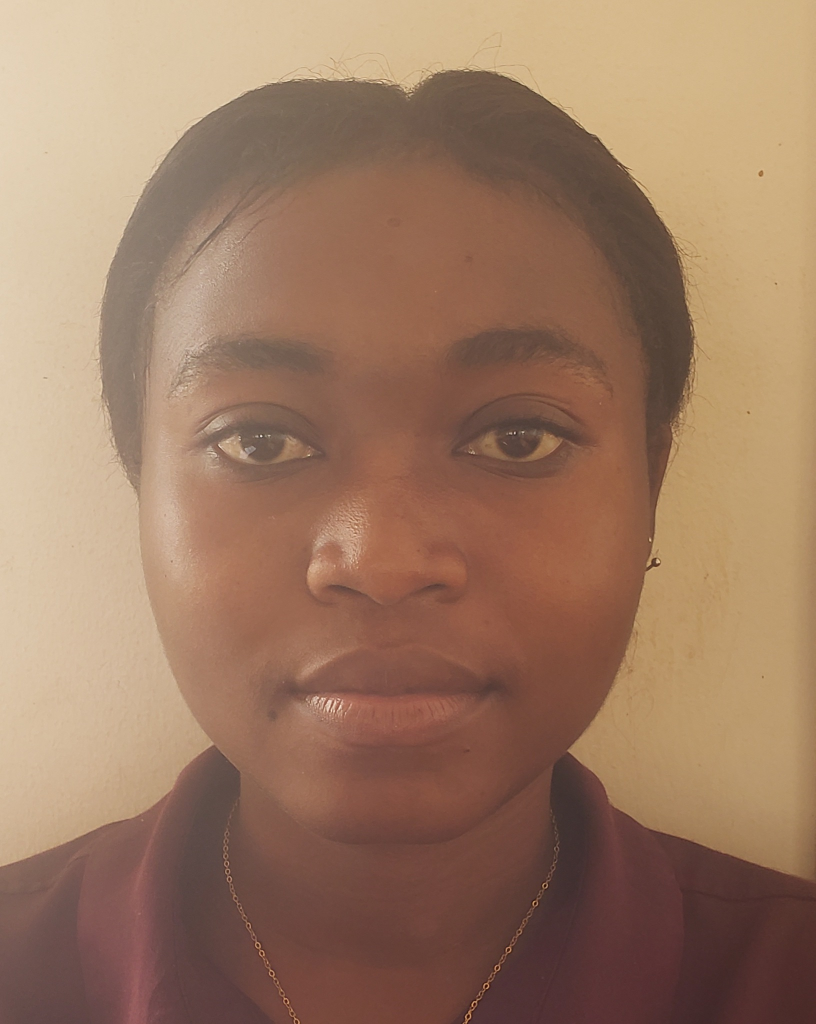
#> input picture test2.jpg, 1631 x 2048 px (shown at 1/2 size)
$ python face_detector.py
#> lines starting #> are read from the running program, lines starting #| are printed output that depends on the picture; after the words box and inside, x2 and y2 are one past the last pixel; in counts of white or black regions, pixels touching at a corner belong together
import cv2 # type: ignore

trained_modal = cv2.CascadeClassifier("haarcascade_frontalface_default.xml")
img = cv2.imread("test2.jpg")
#> img is the input picture: shape (2048, 1631, 3); mean B, G, R 98.7, 122.1, 156.3

gray = cv2.cvtColor(img, cv2.COLOR_BGR2GRAY)
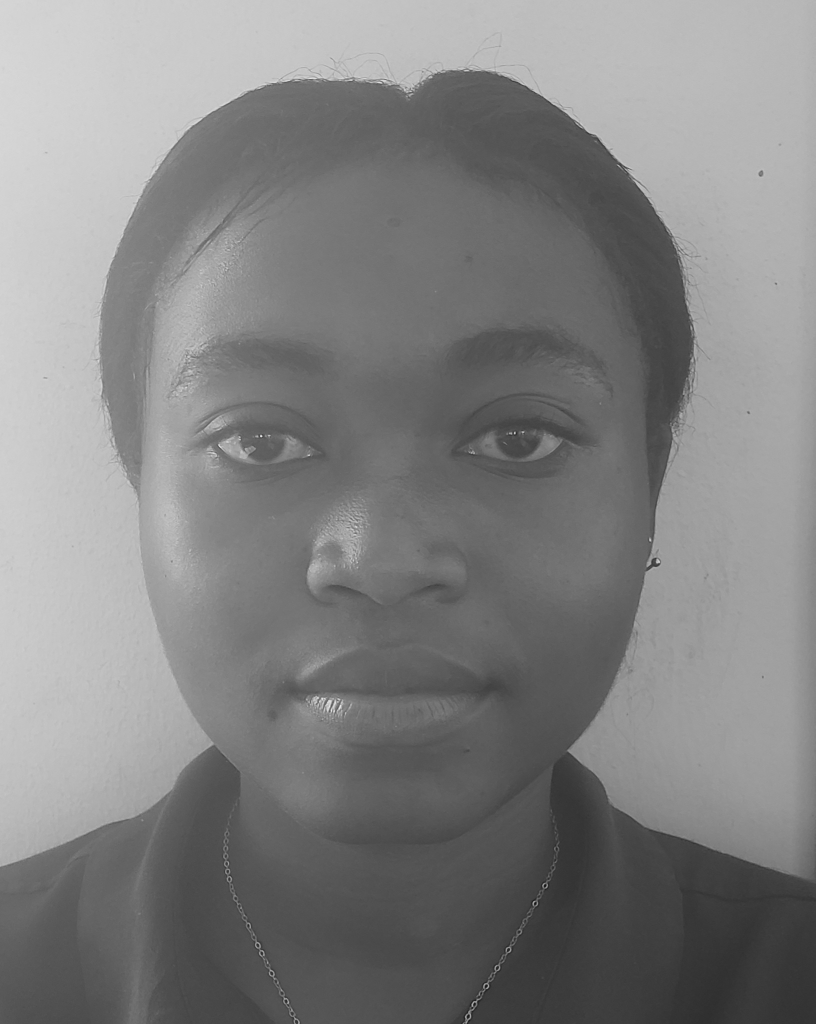
#> gray: shape (2048, 1631) (shown at 1/2 size); min 18, max 241, mean 129.7

face_detect = trained_modal.detectMultiScale(gray)
#> face_detect = [[148, 379, 1262, 1262]]

print(face_detect)
#| [[ 148  379 1262 1262]]
for (x, y, w, h) in face_detect:
    cv2.rectangle(img, (x, y), (x+w, y+h), (25, 232,186), 5)
#> this loop made 1 pass
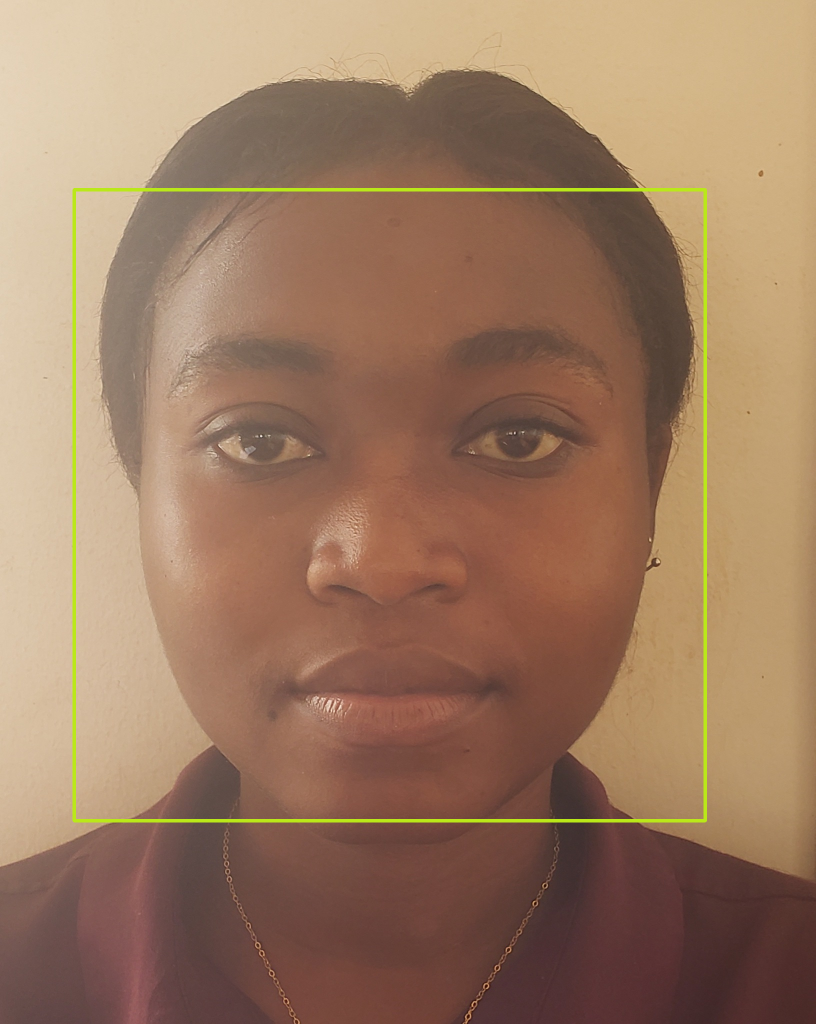
#> img: shape (2048, 1631, 3) (shown at 1/2 size); 1.06% of pixels changed, all inside (x1, y1, x2, y2) = (145, 376, 1414, 1645)

cv2.imshow("image Detector", img)
key = cv2.waitKey()
#> (key Esc is pressed here)

if key==81 or key==113:
    cv2.destoryAllWindows()

$ run again, with test1.jpg copied over test2.jpg
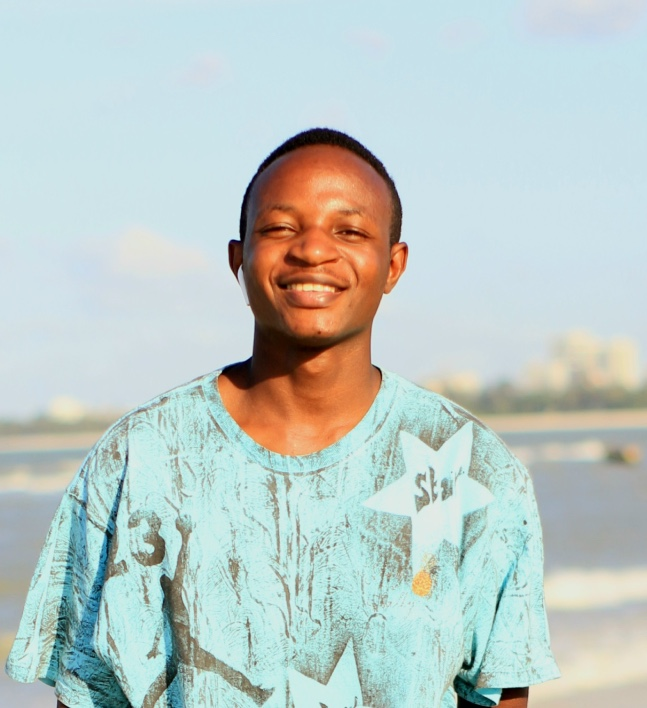
#> input picture test1.jpg, 647 x 708 px
#> img is the input picture: shape (708, 647, 3); mean B, G, R 198.7, 202.5, 188.8
#> `gray = cv2.cvtColor(img, cv2.COLOR_BGR2GRAY)`:
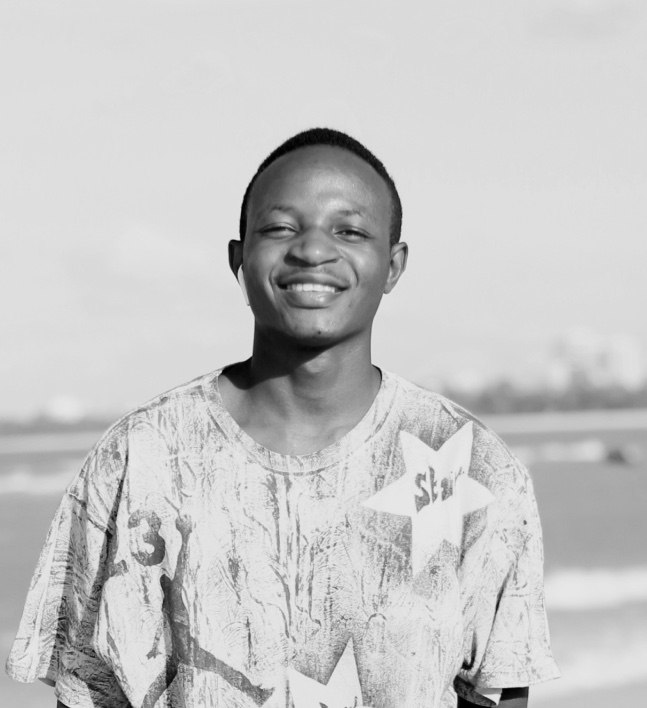
#> gray: shape (708, 647); min 0, max 236, mean 198
#> face_detect = [[107, 492, 76, 76], [233, 166, 163, 163]]
#| [[107 492  76  76]
#|  [233 166 163 163]]
#> the loop `for (x, y, w, h) in face_detect:` made 2 passes
#> after the loop `for (x, y, w, h) in face_detect:`:
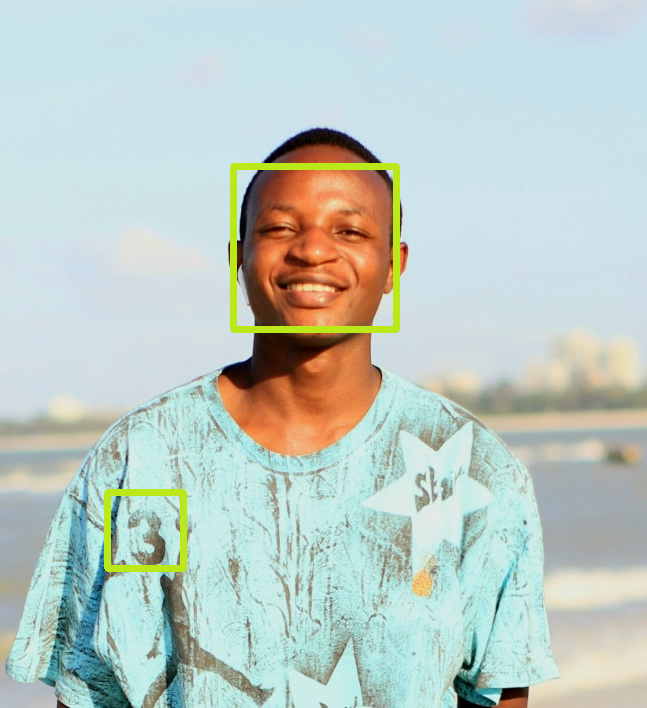
#> img: shape (708, 647, 3); 1.45% of pixels changed, all inside (x1, y1, x2, y2) = (104, 163, 400, 572)
